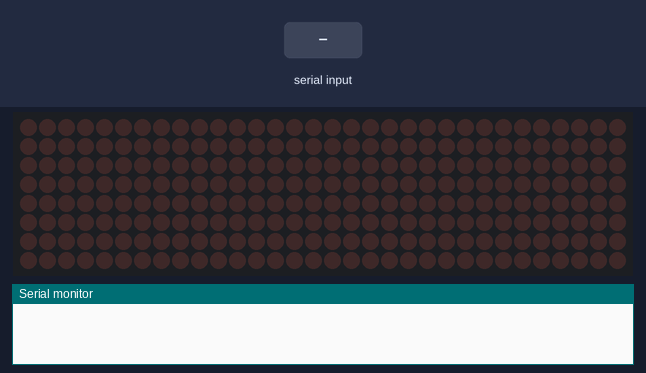
The sketch below on a simulated Arduino Uno, built with avr-gcc and run on an emulated ATmega328P. On the bench: 32×8 LED matrix, the last lines printed to the serial monitor. The test bench sets the inputs (shaded band).

Above: at 1.2 s.
1.3 s: "1\n" received over Serial
At 2.5 s:
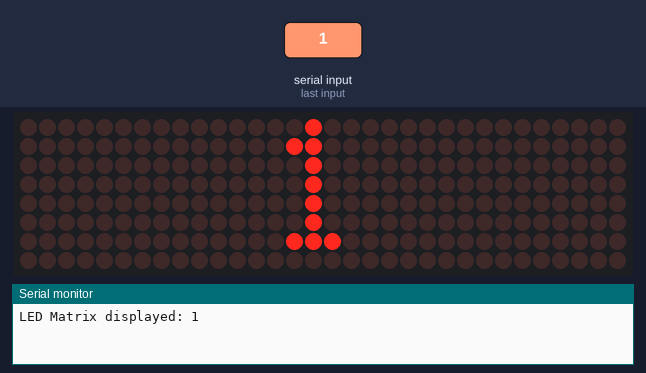
2.8 s: "0\n" received over Serial
At 3.9 s:
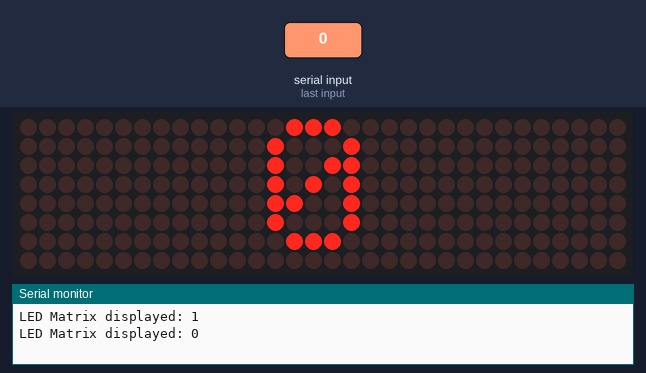
4.3 s: "2\n" received over Serial
At 5.0 s:
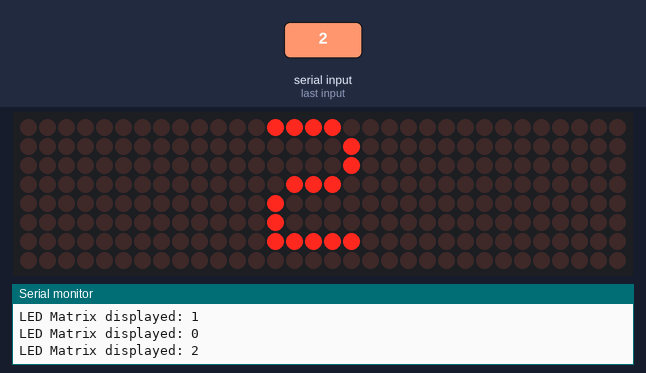
Timing chart, 0 to 7.3 s (numbered marks = the images above; inputs shaded):
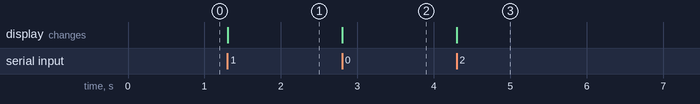

The sketch:

Balade_des_genies.ino
```cpp
#include <MD_Parola.h>
#include <MD_MAX72xx.h>

#define HARDWARE_TYPE MD_MAX72XX::FC16_HW
#define HARDWARE_TYPE MD_MAX72XX::FC16_HW
#define HARDWARE_TYPE MD_MAX72XX :: FC16_HW
#define MAX_DEVICES 4 // 4 blocs
#define CS_PIN 9

// crée une instance de la classe
MD_Parola ledMatrix = MD_Parola(HARDWARE_TYPE, CS_PIN, MAX_DEVICES);
String text;

void  setup () {

 Serial.begin(9600);

ledMatrix.begin();     // initialise l'objet
ledMatrix. setIntensity (0);  // définit la luminosité de l'affichage matriciel LED (de 0 à 15)
ledMatrix. displayClear ();   // efface l'affichage de la matrice LED
text.reserve(30);

}

void loop() {
if (Serial.available()) {   // s'il y a des données à venir
 text = Serial.readStringUntil('\n'); // lit la chaîne jusqu'à rencontrer le caractère de nouvelle ligne

 ledMatrix.displayClear();  // efface l'affichage de la matrice LED
 ledMatrix.displayText(text.c_str(), PA_CENTER, 0, 0, PA_PRINT, PA_NO_EFFECT);
 //ledMatrix.displayScroll(text.c_str(), PA_CENTER, PA_SCROLL_LEFT, 100);
Serial.print("LED Matrix displayed: ");// rapporte l'action à l'application pour smartphone
  Serial.println(text);
  }
  if (ledMatrix.displayAnimate()) {
    ledMatrix.displayReset();
  }
}
```

Measured:
- after the input at 1.3 s, the display: changes at once (image 1)
- after the input at 2.8 s, the display: changes at once (image 2)
- after the input at 4.3 s, the display: changes at once (image 3)
